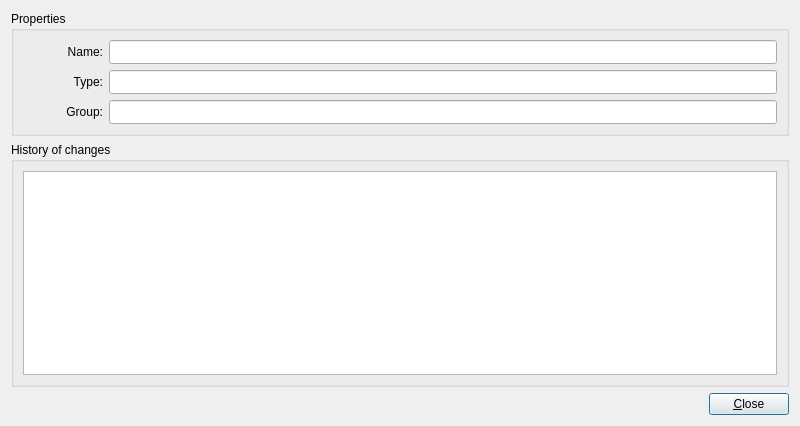
<?xml version="1.0" encoding="UTF-8"?>
<ui version="4.0">
 <class>attr_history</class>
 <widget class="QDialog" name="attr_history">
  <property name="geometry">
   <rect>
    <x>0</x>
    <y>0</y>
    <width>800</width>
    <height>426</height>
   </rect>
  </property>
  <property name="minimumSize">
   <size>
    <width>800</width>
    <height>380</height>
   </size>
  </property>
  <property name="windowTitle">
   <string>History of attribute changes</string>
  </property>
  <property name="windowIcon">
   <iconset resource="../../ddocs_ico/ddocs_icon_set.qrc">
    <normaloff>:/ddoc/show_search_queries.png</normaloff>:/ddoc/show_search_queries.png</iconset>
  </property>
  <layout class="QGridLayout" name="gridLay_attr_hist">
   <item row="0" column="0" colspan="2">
    <widget class="QGroupBox" name="Properties">
     <property name="sizePolicy">
      <sizepolicy hsizetype="Preferred" vsizetype="Fixed">
       <horstretch>0</horstretch>
       <verstretch>0</verstretch>
      </sizepolicy>
     </property>
     <property name="minimumSize">
      <size>
       <width>0</width>
       <height>120</height>
      </size>
     </property>
     <property name="title">
      <string>Properties</string>
     </property>
     <layout class="QGridLayout" name="gridLayout_2">
      <item row="1" column="1">
       <widget class="QLineEdit" name="leType">
        <property name="minimumSize">
         <size>
          <width>0</width>
          <height>24</height>
         </size>
        </property>
       </widget>
      </item>
      <item row="0" column="0">
       <widget class="QLabel" name="name">
        <property name="sizePolicy">
         <sizepolicy hsizetype="Preferred" vsizetype="Fixed">
          <horstretch>0</horstretch>
          <verstretch>0</verstretch>
         </sizepolicy>
        </property>
        <property name="minimumSize">
         <size>
          <width>80</width>
          <height>24</height>
         </size>
        </property>
        <property name="text">
         <string>Name:</string>
        </property>
        <property name="alignment">
         <set>Qt::AlignRight|Qt::AlignTrailing|Qt::AlignVCenter</set>
        </property>
       </widget>
      </item>
      <item row="1" column="0">
       <widget class="QLabel" name="type">
        <property name="sizePolicy">
         <sizepolicy hsizetype="Fixed" vsizetype="Fixed">
          <horstretch>0</horstretch>
          <verstretch>0</verstretch>
         </sizepolicy>
        </property>
        <property name="minimumSize">
         <size>
          <width>80</width>
          <height>24</height>
         </size>
        </property>
        <property name="text">
         <string>Type:</string>
        </property>
        <property name="alignment">
         <set>Qt::AlignRight|Qt::AlignTrailing|Qt::AlignVCenter</set>
        </property>
       </widget>
      </item>
      <item row="5" column="0">
       <widget class="QLabel" name="group">
        <property name="sizePolicy">
         <sizepolicy hsizetype="Fixed" vsizetype="Fixed">
          <horstretch>0</horstretch>
          <verstretch>0</verstretch>
         </sizepolicy>
        </property>
        <property name="minimumSize">
         <size>
          <width>80</width>
          <height>24</height>
         </size>
        </property>
        <property name="text">
         <string>Group:</string>
        </property>
        <property name="alignment">
         <set>Qt::AlignRight|Qt::AlignTrailing|Qt::AlignVCenter</set>
        </property>
       </widget>
      </item>
      <item row="0" column="1">
       <widget class="QLineEdit" name="leName">
        <property name="enabled">
         <bool>true</bool>
        </property>
        <property name="minimumSize">
         <size>
          <width>0</width>
          <height>24</height>
         </size>
        </property>
       </widget>
      </item>
      <item row="5" column="1">
       <widget class="QLineEdit" name="leGroup">
        <property name="minimumSize">
         <size>
          <width>0</width>
          <height>24</height>
         </size>
        </property>
       </widget>
      </item>
     </layout>
    </widget>
   </item>
   <item row="1" column="0" colspan="2">
    <widget class="QGroupBox" name="AltHistory">
     <property name="sizePolicy">
      <sizepolicy hsizetype="Preferred" vsizetype="Preferred">
       <horstretch>0</horstretch>
       <verstretch>0</verstretch>
      </sizepolicy>
     </property>
     <property name="minimumSize">
      <size>
       <width>0</width>
       <height>120</height>
      </size>
     </property>
     <property name="title">
      <string>History of changes</string>
     </property>
     <layout class="QGridLayout" name="gridLayout">
      <item row="0" column="0">
       <widget class="QTreeView" name="tabHistory">
        <property name="sizePolicy">
         <sizepolicy hsizetype="Preferred" vsizetype="Preferred">
          <horstretch>0</horstretch>
          <verstretch>0</verstretch>
         </sizepolicy>
        </property>
       </widget>
      </item>
     </layout>
    </widget>
   </item>
   <item row="2" column="0">
    <spacer name="horizontalSpacer">
     <property name="orientation">
      <enum>Qt::Horizontal</enum>
     </property>
     <property name="sizeHint" stdset="0">
      <size>
       <width>721</width>
       <height>20</height>
      </size>
     </property>
    </spacer>
   </item>
   <item row="2" column="1">
    <widget class="QPushButton" name="pbClose">
     <property name="text">
      <string>&amp;Close</string>
     </property>
    </widget>
   </item>
  </layout>
 </widget>
 <resources>
  <include location="../../ddocs_ico/ddocs_icon_set.qrc"/>
  <include location="../../ddocs_ico/ddocs_icon_set.qrc"/>
 </resources>
 <connections/>
</ui>
